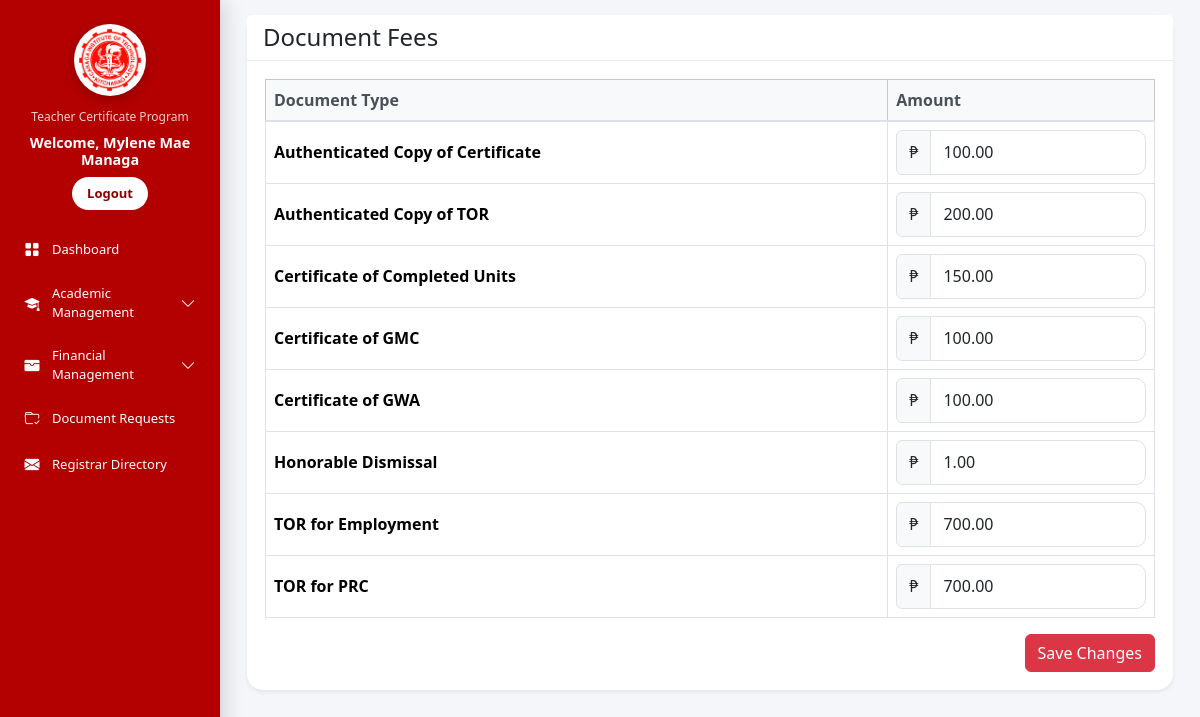
Screenshot of /document_fees.php (signed in) with the database file from the repository.
### tables this page shows
CREATE TABLE `document_fees` (
  `id` int(11) NOT NULL,
  `fee_key` varchar(50) DEFAULT NULL,
  `document_name` varchar(150) DEFAULT NULL,
  `amount` decimal(10,2) DEFAULT 0.00
);

### document_fees.php (the view, shortened to what this page needs)
<?php
include 'db.php';
$result = mysqli_query($conn,"
    SELECT *
    FROM document_fees
    ORDER BY document_name ASC
");
?>
<!DOCTYPE html>
<html>
<head>
<link href="https://cdn.jsdelivr.net/npm/bootstrap@5.3.3/dist/css/bootstrap.min.css" rel="stylesheet">
<link rel="stylesheet" href="assets/css/collection.css">
</head>
<body>
<?php include 'sidebar.php'; ?>
<div class="content">
<div class="container-fluid">
<div class="card shadow-sm border-0">
<div class="card-header bg-danger text-white">
<h4 class="mb-0">
Document Fees
</h4>
</div>
<div class="card-body">
<form method="POST">
<div class="table-responsive">
<table class="table table-bordered align-middle">
<thead class="table-light">
<tr>
<th width="70%">
Document Type
</th>
<th width="30%">
Amount
</th>
</tr>
</thead>
<tbody>
<?php while($row=mysqli_fetch_assoc($result)){ ?>
<tr>
<td>
<strong>
<?= htmlspecialchars($row['document_name']) ?>
</strong>
</td>
<td>
<div class="input-group">
<span class="input-group-text">
₱
</span>
<input
type="number"
step="0.01"
min="0"
class="form-control"
name="amount[<?= $row['id'] ?>]"
value="<?= $row['amount'] ?>">
</div>
</td>
</tr>
<?php } ?>
</tbody>
</table>
</div>
<div class="text-end mt-3">
<button
type="submit"
name="save"
class="btn btn-danger">
Save Changes
</button>
</div>
</form>
</div>
</div>
</div>
</div>
</body>
</html>

### sidebar.php (shortened to what this page needs)
<?php
$currentPage = basename($_SERVER['PHP_SELF']);
$fullname = $_SESSION['fullname'] ?? 'Guest';
$registrarPages = [
    'registrar_directory.php',
    'edit_registrar.php'
];
?>
<link rel="stylesheet" href="assets/css/sidebar.css">
<link rel="stylesheet" href="https://cdn.jsdelivr.net/npm/bootstrap-icons@1.11.3/font/bootstrap-icons.min.css">
<div class="sidebar">
    <div class="logo">
        <img src="img/logo.png" alt="Logo">
    </div>
<div style="text-align:center;font-size:12px;opacity:.8;">
    Teacher Certificate Program
</div>
    <div class="user-info">
    <h3>Welcome, <?php echo htmlspecialchars($fullname); ?></h3>
        <form method="POST" action="logout.php">
            <button class="logout" type="submit">Logout</button>
        </form>
    </div>
<a href="dashboard.php"
   class="<?= ($currentPage=='dashboard.php') ? 'active' : '' ?>">
    <i class="bi bi-grid-fill"></i>
    Dashboard
</a>
<div class="menu-group">
 <a href="javascript:void(0)"
   onclick="toggleAcademicMenu()">
    <i class="bi bi-mortarboard-fill"></i>
    Academic Management
    <i class="bi bi-chevron-down ms-auto"></i>
</a>
</div>
<div class="menu-group">
   <a href="javascript:void(0)"
   onclick="toggleFinanceMenu()">
    <i class="bi bi-wallet-fill"></i>
    Financial Management
    <i class="bi bi-chevron-down ms-auto"></i>
</a>
</div>
<a href="document_request_monitoring.php"
   class="<?=
   ($currentPage=='document_request_monitoring.php' || $currentPage=='view_document_transactions.php')
   ? 'active'
   : ''
   ?>">
    <i class="bi bi-folder-check"></i>
    Document Requests
</a>
<a href="registrar_directory.php"
   class="<?= in_array($currentPage, $registrarPages) ? 'active' : '' ?>">
    <i class="bi bi-envelope-fill"></i>
    Registrar Directory
</a>
</div>

### assets/css/collection.css (style rules this page uses)
body { background:#f5f7fb; }
.content { padding:25px; }
.card { border:none; border-radius:16px; box-shadow:0 2px 12px rgba(0,0,0,0.05); }
.card-header { background:#fff !important; color:#212529 !important; border-bottom:1px solid #e9ecef; font-weight:600; }
.form-control, .form-select { border-radius:10px; height:45px; border:1px solid #dee2e6; }
.table { margin-bottom:0; }
.table th { background:#f8f9fa; color:#495057; border-bottom:2px solid #dee2e6; }
.card-body { padding:18px !important; }

### assets/css/sidebar.css (style rules this page uses)
html { overflow-y:scroll; }
body { display:flex; margin:0; font-family:'Segoe UI',sans-serif; background:#f5f6fa; }
.sidebar { position:fixed; top:0; left:0; width:clamp(210px,18vw,250px); height:100vh; box-sizing:border-box; background:#b30000; color:#fff; overflow-y:auto; box-shadow:4px 0 20px rgba(0,0,0,.15); z-index:1000; }
.sidebar .logo { text-align:center; padding:clamp(15px,2vw,25px) 15px 12px; }
.sidebar .logo img { width:clamp(55px,6vw,85px); height:clamp(55px,6vw,85px); border-radius:50%; background:#fff; padding:4px; box-shadow:0 4px 12px rgba(0,0,0,.2); }
.sidebar .user-info { text-align:center; padding:0 15px 15px; }
.sidebar .user-info h3 { font-size:clamp(12px,1.2vw,15px); margin-top:8px; font-weight:600; }
.sidebar .logout { background:#fff; color:#8B0000; border:none; border-radius:25px; padding:7px 15px; font-size:13px; font-weight:600; transition:.3s; }
.sidebar a { display:flex; align-items:center; gap:10px; padding:11px 16px; margin:3px 8px; border-radius:10px; text-decoration:none; color:#fff; font-size:clamp(12px,1vw,14px); min-height:42px; transition:.2s; }
.sidebar a i { width:20px; min-width:20px; text-align:center; font-size:15px; }
.content { margin-left:clamp(210px,18vw,250px); width:calc(100% - clamp(210px,18vw,250px)); padding:clamp(12px,2vw,25px); }
@media (max-width:1366px) { .sidebar { width:220px; } }
@media (max-width:1366px) { .content { margin-left:220px; width:calc(100% - 220px); padding:15px; } }
@media (max-width:1366px) { .sidebar a { padding:10px 14px; font-size:13px; } }

### rows the page displays
document_fees: document_name "Authenticated Copy of Certificate", amount "100.00"
document_fees: document_name "Authenticated Copy of TOR", amount "200.00"
document_fees: document_name "Certificate of Completed Units", amount "150.00"
document_fees: document_name "Certificate of GMC", amount "100.00"
document_fees: document_name "Certificate of GWA", amount "100.00"
document_fees: document_name "Honorable Dismissal", amount "1.00"
document_fees: document_name "TOR for Employment", amount "700.00"
document_fees: document_name "TOR for PRC", amount "700.00"

### other values shown
$fullname "Mylene Mae Managa"
